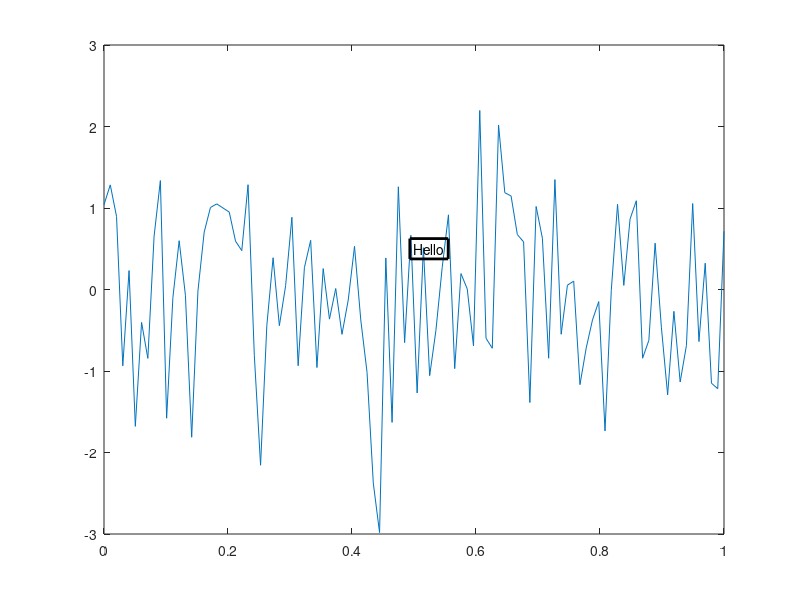

Reproduce this figure in MATLAB.
function result = test_textproperties_006
result = false;
a = figure;
plot(linspace(0,1),randn(1,100));
t = text(0.5,0.5,'Hello')
drawnow
set(t,'edgecolor','k');
set(t,'linewidth',2);
drawnow
close(a);
result = true;
